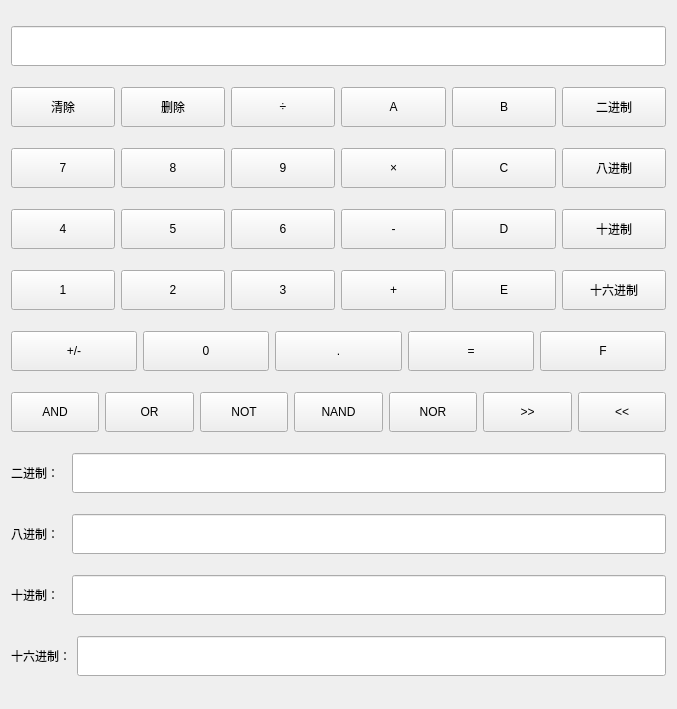
<?xml version="1.0" encoding="UTF-8"?>
<ui version="4.0">
 <class>Programmer</class>
 <widget class="QWidget" name="Programmer">
  <property name="geometry">
   <rect>
    <x>0</x>
    <y>0</y>
    <width>677</width>
    <height>709</height>
   </rect>
  </property>
  <property name="windowTitle">
   <string>Form</string>
  </property>
  <layout class="QGridLayout" name="gridLayout">
   <item row="0" column="0">
    <widget class="QLineEdit" name="lineEdit_in">
     <property name="minimumSize">
      <size>
       <width>0</width>
       <height>40</height>
      </size>
     </property>
     <property name="readOnly">
      <bool>true</bool>
     </property>
    </widget>
   </item>
   <item row="1" column="0">
    <layout class="QHBoxLayout" name="horizontalLayout">
     <item>
      <widget class="QPushButton" name="btn_clear">
       <property name="minimumSize">
        <size>
         <width>0</width>
         <height>40</height>
        </size>
       </property>
       <property name="text">
        <string>清除</string>
       </property>
      </widget>
     </item>
     <item>
      <widget class="QPushButton" name="btn_del">
       <property name="minimumSize">
        <size>
         <width>0</width>
         <height>40</height>
        </size>
       </property>
       <property name="text">
        <string>删除</string>
       </property>
      </widget>
     </item>
     <item>
      <widget class="QPushButton" name="btn_div">
       <property name="minimumSize">
        <size>
         <width>0</width>
         <height>40</height>
        </size>
       </property>
       <property name="text">
        <string>÷</string>
       </property>
      </widget>
     </item>
     <item>
      <widget class="QPushButton" name="btn_A">
       <property name="minimumSize">
        <size>
         <width>0</width>
         <height>40</height>
        </size>
       </property>
       <property name="text">
        <string>A</string>
       </property>
      </widget>
     </item>
     <item>
      <widget class="QPushButton" name="btn_B">
       <property name="minimumSize">
        <size>
         <width>0</width>
         <height>40</height>
        </size>
       </property>
       <property name="text">
        <string>B</string>
       </property>
      </widget>
     </item>
     <item>
      <widget class="QPushButton" name="btn_cal_2">
       <property name="minimumSize">
        <size>
         <width>0</width>
         <height>40</height>
        </size>
       </property>
       <property name="text">
        <string>二进制</string>
       </property>
      </widget>
     </item>
    </layout>
   </item>
   <item row="2" column="0">
    <layout class="QHBoxLayout" name="horizontalLayout_2">
     <item>
      <widget class="QPushButton" name="btn_7">
       <property name="minimumSize">
        <size>
         <width>0</width>
         <height>40</height>
        </size>
       </property>
       <property name="text">
        <string>7</string>
       </property>
      </widget>
     </item>
     <item>
      <widget class="QPushButton" name="btn_8">
       <property name="minimumSize">
        <size>
         <width>0</width>
         <height>40</height>
        </size>
       </property>
       <property name="text">
        <string>8</string>
       </property>
      </widget>
     </item>
     <item>
      <widget class="QPushButton" name="btn_9">
       <property name="minimumSize">
        <size>
         <width>0</width>
         <height>40</height>
        </size>
       </property>
       <property name="text">
        <string>9</string>
       </property>
      </widget>
     </item>
     <item>
      <widget class="QPushButton" name="btn_mult">
       <property name="minimumSize">
        <size>
         <width>0</width>
         <height>40</height>
        </size>
       </property>
       <property name="text">
        <string>×</string>
       </property>
      </widget>
     </item>
     <item>
      <widget class="QPushButton" name="btn_C">
       <property name="minimumSize">
        <size>
         <width>0</width>
         <height>40</height>
        </size>
       </property>
       <property name="text">
        <string>C</string>
       </property>
      </widget>
     </item>
     <item>
      <widget class="QPushButton" name="btn_cal_8">
       <property name="minimumSize">
        <size>
         <width>0</width>
         <height>40</height>
        </size>
       </property>
       <property name="text">
        <string>八进制</string>
       </property>
      </widget>
     </item>
    </layout>
   </item>
   <item row="3" column="0">
    <layout class="QHBoxLayout" name="horizontalLayout_3">
     <item>
      <widget class="QPushButton" name="btn_4">
       <property name="minimumSize">
        <size>
         <width>0</width>
         <height>40</height>
        </size>
       </property>
       <property name="text">
        <string>4</string>
       </property>
      </widget>
     </item>
     <item>
      <widget class="QPushButton" name="btn_5">
       <property name="minimumSize">
        <size>
         <width>0</width>
         <height>40</height>
        </size>
       </property>
       <property name="text">
        <string>5</string>
       </property>
      </widget>
     </item>
     <item>
      <widget class="QPushButton" name="btn_6">
       <property name="minimumSize">
        <size>
         <width>0</width>
         <height>40</height>
        </size>
       </property>
       <property name="text">
        <string>6</string>
       </property>
      </widget>
     </item>
     <item>
      <widget class="QPushButton" name="btn_sub">
       <property name="minimumSize">
        <size>
         <width>0</width>
         <height>40</height>
        </size>
       </property>
       <property name="text">
        <string>-</string>
       </property>
      </widget>
     </item>
     <item>
      <widget class="QPushButton" name="btn_D">
       <property name="minimumSize">
        <size>
         <width>0</width>
         <height>40</height>
        </size>
       </property>
       <property name="text">
        <string>D</string>
       </property>
      </widget>
     </item>
     <item>
      <widget class="QPushButton" name="btn_cal_10">
       <property name="minimumSize">
        <size>
         <width>0</width>
         <height>40</height>
        </size>
       </property>
       <property name="text">
        <string>十进制</string>
       </property>
      </widget>
     </item>
    </layout>
   </item>
   <item row="4" column="0">
    <layout class="QHBoxLayout" name="horizontalLayout_4">
     <item>
      <widget class="QPushButton" name="btn_1">
       <property name="minimumSize">
        <size>
         <width>0</width>
         <height>40</height>
        </size>
       </property>
       <property name="text">
        <string>1</string>
       </property>
      </widget>
     </item>
     <item>
      <widget class="QPushButton" name="btn_2">
       <property name="minimumSize">
        <size>
         <width>0</width>
         <height>40</height>
        </size>
       </property>
       <property name="text">
        <string>2</string>
       </property>
      </widget>
     </item>
     <item>
      <widget class="QPushButton" name="btn_3">
       <property name="minimumSize">
        <size>
         <width>0</width>
         <height>40</height>
        </size>
       </property>
       <property name="text">
        <string>3</string>
       </property>
      </widget>
     </item>
     <item>
      <widget class="QPushButton" name="btn_add">
       <property name="minimumSize">
        <size>
         <width>0</width>
         <height>40</height>
        </size>
       </property>
       <property name="text">
        <string>+</string>
       </property>
      </widget>
     </item>
     <item>
      <widget class="QPushButton" name="btn_E">
       <property name="minimumSize">
        <size>
         <width>0</width>
         <height>40</height>
        </size>
       </property>
       <property name="text">
        <string>E</string>
       </property>
      </widget>
     </item>
     <item>
      <widget class="QPushButton" name="btn_cal_16">
       <property name="minimumSize">
        <size>
         <width>0</width>
         <height>40</height>
        </size>
       </property>
       <property name="text">
        <string>十六进制</string>
       </property>
      </widget>
     </item>
    </layout>
   </item>
   <item row="5" column="0">
    <layout class="QHBoxLayout" name="horizontalLayout_5">
     <item>
      <widget class="QPushButton" name="btn_sign">
       <property name="minimumSize">
        <size>
         <width>0</width>
         <height>40</height>
        </size>
       </property>
       <property name="text">
        <string>+/-</string>
       </property>
      </widget>
     </item>
     <item>
      <widget class="QPushButton" name="btn_0">
       <property name="minimumSize">
        <size>
         <width>0</width>
         <height>40</height>
        </size>
       </property>
       <property name="text">
        <string>0</string>
       </property>
      </widget>
     </item>
     <item>
      <widget class="QPushButton" name="btn_point">
       <property name="minimumSize">
        <size>
         <width>0</width>
         <height>40</height>
        </size>
       </property>
       <property name="text">
        <string>.</string>
       </property>
      </widget>
     </item>
     <item>
      <widget class="QPushButton" name="btn_equal">
       <property name="minimumSize">
        <size>
         <width>0</width>
         <height>40</height>
        </size>
       </property>
       <property name="text">
        <string>=</string>
       </property>
      </widget>
     </item>
     <item>
      <widget class="QPushButton" name="btn_F">
       <property name="minimumSize">
        <size>
         <width>0</width>
         <height>40</height>
        </size>
       </property>
       <property name="text">
        <string>F</string>
       </property>
      </widget>
     </item>
    </layout>
   </item>
   <item row="6" column="0">
    <layout class="QHBoxLayout" name="horizontalLayout_15">
     <item>
      <widget class="QPushButton" name="btn_and">
       <property name="minimumSize">
        <size>
         <width>0</width>
         <height>40</height>
        </size>
       </property>
       <property name="text">
        <string>AND</string>
       </property>
      </widget>
     </item>
     <item>
      <widget class="QPushButton" name="btn_or">
       <property name="minimumSize">
        <size>
         <width>0</width>
         <height>40</height>
        </size>
       </property>
       <property name="text">
        <string>OR</string>
       </property>
      </widget>
     </item>
     <item>
      <widget class="QPushButton" name="btn_not">
       <property name="minimumSize">
        <size>
         <width>0</width>
         <height>40</height>
        </size>
       </property>
       <property name="text">
        <string>NOT</string>
       </property>
      </widget>
     </item>
     <item>
      <widget class="QPushButton" name="btn_nand">
       <property name="minimumSize">
        <size>
         <width>0</width>
         <height>40</height>
        </size>
       </property>
       <property name="text">
        <string>NAND</string>
       </property>
      </widget>
     </item>
     <item>
      <widget class="QPushButton" name="btn_nor">
       <property name="minimumSize">
        <size>
         <width>0</width>
         <height>40</height>
        </size>
       </property>
       <property name="text">
        <string>NOR</string>
       </property>
      </widget>
     </item>
     <item>
      <widget class="QPushButton" name="btn_right">
       <property name="minimumSize">
        <size>
         <width>0</width>
         <height>40</height>
        </size>
       </property>
       <property name="text">
        <string>&gt;&gt;</string>
       </property>
      </widget>
     </item>
     <item>
      <widget class="QPushButton" name="btn_left">
       <property name="minimumSize">
        <size>
         <width>0</width>
         <height>40</height>
        </size>
       </property>
       <property name="text">
        <string>&lt;&lt;</string>
       </property>
      </widget>
     </item>
    </layout>
   </item>
   <item row="7" column="0">
    <layout class="QHBoxLayout" name="horizontalLayout_6">
     <item>
      <widget class="QLabel" name="label">
       <property name="text">
        <string>二进制：  </string>
       </property>
      </widget>
     </item>
     <item>
      <widget class="QLineEdit" name="lineEdit_2">
       <property name="minimumSize">
        <size>
         <width>0</width>
         <height>40</height>
        </size>
       </property>
       <property name="readOnly">
        <bool>true</bool>
       </property>
      </widget>
     </item>
    </layout>
   </item>
   <item row="8" column="0">
    <layout class="QHBoxLayout" name="horizontalLayout_7">
     <item>
      <widget class="QLabel" name="label_2">
       <property name="text">
        <string>八进制：  </string>
       </property>
      </widget>
     </item>
     <item>
      <widget class="QLineEdit" name="lineEdit_8">
       <property name="minimumSize">
        <size>
         <width>0</width>
         <height>40</height>
        </size>
       </property>
       <property name="readOnly">
        <bool>true</bool>
       </property>
      </widget>
     </item>
    </layout>
   </item>
   <item row="9" column="0">
    <layout class="QHBoxLayout" name="horizontalLayout_8">
     <item>
      <widget class="QLabel" name="label_3">
       <property name="text">
        <string>十进制：  </string>
       </property>
      </widget>
     </item>
     <item>
      <widget class="QLineEdit" name="lineEdit_10">
       <property name="minimumSize">
        <size>
         <width>0</width>
         <height>40</height>
        </size>
       </property>
       <property name="readOnly">
        <bool>true</bool>
       </property>
      </widget>
     </item>
    </layout>
   </item>
   <item row="10" column="0">
    <layout class="QHBoxLayout" name="horizontalLayout_9">
     <item>
      <widget class="QLabel" name="label_4">
       <property name="text">
        <string>十六进制：</string>
       </property>
      </widget>
     </item>
     <item>
      <widget class="QLineEdit" name="lineEdit_16">
       <property name="minimumSize">
        <size>
         <width>0</width>
         <height>40</height>
        </size>
       </property>
       <property name="readOnly">
        <bool>true</bool>
       </property>
      </widget>
     </item>
    </layout>
   </item>
  </layout>
 </widget>
 <resources/>
 <connections/>
</ui>
